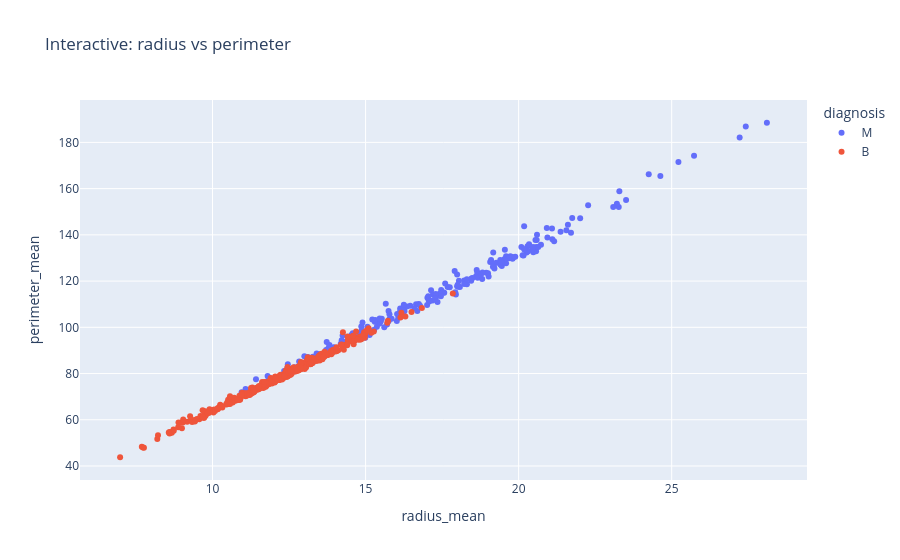

This figure's notebook cell:
### Code cell
fig = px.scatter(
    df,
    x="radius_mean",
    y="perimeter_mean",
    color="diagnosis",
    hover_data=["area_mean", "texture_mean", "smoothness_mean"],
    title="Interactive: radius vs perimeter",
)
fig.show()

### Figure 1 — Plotly figure (JSON) as saved in the notebook; plotly's stock layout.template omitted (floating-point values rounded to 4 significant figures; data arrays with more than 128 entries replaced by an {"elided": "..."} marker saying what was removed)
{"data": [{"customdata": {"elided": "212x3 float values"}, "hovertemplate": "diagnosis=M<br>radius_mean=%{x}<br>perimeter_mean=%{y}<br>area_mean=%{customdata[0]}<br>texture_mean=%{customdata[1]}<br>smoothness_mean=%{customdata[2]}<extra></extra>", "legendgroup": "M", "marker": {"color": "#636efa", "symbol": "circle"}, "mode": "markers", "name": "M", "orientation": "v", "showlegend": true, "type": "scatter", "x": {"elided": "212 float values"}, "xaxis": "x", "y": {"elided": "212 float values"}, "yaxis": "y"}, {"customdata": {"elided": "357x3 float values"}, "hovertemplate": "diagnosis=B<br>radius_mean=%{x}<br>perimeter_mean=%{y}<br>area_mean=%{customdata[0]}<br>texture_mean=%{customdata[1]}<br>smoothness_mean=%{customdata[2]}<extra></extra>", "legendgroup": "B", "marker": {"color": "#EF553B", "symbol": "circle"}, "mode": "markers", "name": "B", "orientation": "v", "showlegend": true, "type": "scatter", "x": {"elided": "357 float values"}, "xaxis": "x", "y": {"elided": "357 float values"}, "yaxis": "y"}], "layout": {"legend": {"title": {"text": "diagnosis"}, "tracegroupgap": 0}, "title": {"text": "Interactive: radius vs perimeter"}, "xaxis": {"anchor": "y", "domain": [0, 1], "title": {"text": "radius_mean"}}, "yaxis": {"anchor": "x", "domain": [0, 1], "title": {"text": "perimeter_mean"}}}}
